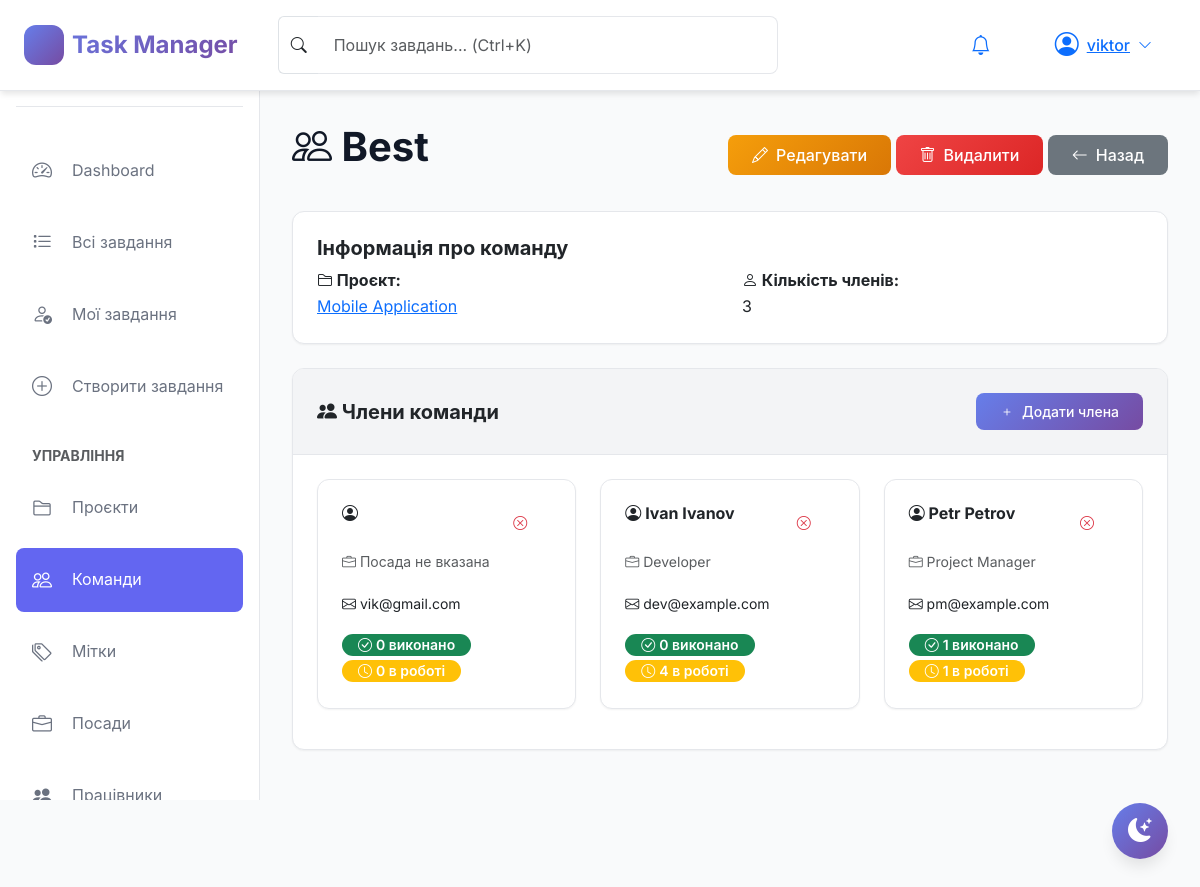
The app's page /teams/1/ (signed in) with its own data.
### tasks/models.py (models this page shows, shortened)
class Worker(AbstractUser):
    position = models.ForeignKey(
        Position,
        on_delete=models.SET_NULL,
        null=True,
        related_name='workers',
        verbose_name='Посада'
    )
    email = models.EmailField(
        unique=True,
        validators=[EmailValidator()],
        verbose_name='Email'
    )
    first_name = models.CharField(max_length=150, verbose_name='Ім\'я')
    last_name = models.CharField(max_length=150, verbose_name='Прізвище')
    class Meta:
        verbose_name = 'Працівник'
        verbose_name_plural = 'Працівники'
    def get_completed_tasks(self):
        return self.assigned_tasks.filter(is_completed=True)
    def get_incomplete_tasks(self):
        return self.assigned_tasks.filter(is_completed=False)
    def get_unread_notifications_count(self):
        return self.notifications.filter(is_read=False).count()
    def get_unread_notifications(self):
        return self.notifications.filter(is_read=False).order_by('-created_at')

class Team(models.Model):
    name = models.CharField(max_length=200, verbose_name='Назва команди')
    members = models.ManyToManyField(
        Worker,
        related_name='teams',
        verbose_name='Члени команди'
    )
    project = models.ForeignKey(
        Project,
        on_delete=models.CASCADE,
        related_name='teams',
        null=True,
        blank=True,
        verbose_name='Проєкт'
    )
    class Meta:
        verbose_name = 'Команда'
        verbose_name_plural = 'Команди'

class Project(models.Model):
    name = models.CharField(max_length=200, verbose_name='Назва проєкту')
    description = models.TextField(blank=True, verbose_name='Опис')
    created_at = models.DateTimeField(
        auto_now_add=True, verbose_name='Дата створення'
    )
    class Meta:
        verbose_name = 'Проєкт'
        verbose_name_plural = 'Проєкти'

class Position(models.Model):
    name = models.CharField(
        max_length=100, unique=True, verbose_name='Назва посади'
    )
    class Meta:
        verbose_name = 'Посада'
        verbose_name_plural = 'Посади'

### tasks/views.py (the view)
class TeamDetailView(LoginRequiredMixin, DetailView):
    model = Team
    template_name = 'tasks/team_detail.html'
    context_object_name = 'team'
    def get_context_data(self, **kwargs):
        context = super().get_context_data(**kwargs)
        context['members'] = self.object.members.all().select_related(
            'position'
        )
        return context

### tasks/templates/tasks/team_detail.html (shortened to what this page needs)
{% extends 'tasks/base.html' %}
{% block content %}
<div class="d-flex justify-content-between align-items-center mb-4">
    <h1><i class="bi bi-people"></i> {{ team.name }}</h1>
    <div>
        <a href="{% url 'team_edit' team.pk %}" class="btn btn-warning">
            <i class="bi bi-pencil"></i> Редагувати
        </a>
        <a href="{% url 'team_delete' team.pk %}" class="btn btn-danger">
            <i class="bi bi-trash"></i> Видалити
        </a>
        <a href="{% url 'team_list' %}" class="btn btn-secondary">
            <i class="bi bi-arrow-left"></i> Назад
        </a>
    </div>
</div>
<div class="card mb-4">
    <div class="card-body">
        <h5 class="card-title">Інформація про команду</h5>
        <div class="row">
            <div class="col-md-6">
                <strong><i class="bi bi-folder2"></i> Проєкт:</strong><br>
                {% if team.project %}
                <a href="{% url 'project_detail' team.project.pk %}">{{ team.project.name }}</a>
                {% else %}
                <span class="text-muted">Не призначено</span>
                {% endif %}
            </div>
            <div class="col-md-6">
                <strong><i class="bi bi-person"></i> Кількість членів:</strong><br>
                {{ members.count }}
            </div>
        </div>
    </div>
</div>
<div class="card">
    <div class="card-header d-flex justify-content-between align-items-center">
        <h5 class="mb-0"><i class="bi bi-people-fill"></i> Члени команди</h5>
        <a href="{% url 'team_add_member' team.pk %}" class="btn btn-sm btn-primary">
            <i class="bi bi-plus"></i> Додати члена
        </a>
    </div>
    <div class="card-body">
        {% if members %}
        <div class="row">
            {% for member in members %}
            <div class="col-md-6 col-lg-4 mb-3">
                <div class="card">
                    <div class="card-body">
                        <div class="d-flex justify-content-between align-items-start mb-2">
                            <h6 class="card-title mb-0">
                                <i class="bi bi-person-circle"></i> {{ member.get_full_name }}
                            </h6>
                            <a href="{% url 'team_remove_member' team.pk member.pk %}"
                                class="btn btn-sm btn-outline-danger" title="Видалити члена">
                                <i class="bi bi-x-circle"></i>
                            </a>
                        </div>
                        <p class="card-text">
                            <small class="text-muted">
                                <i class="bi bi-briefcase"></i>
                                {% if member.position %}
                                {{ member.position.name }}
                                {% else %}
                                Посада не вказана
                                {% endif %}
                            </small>
                        </p>
                        <p class="card-text">
                            <small>
                                <i class="bi bi-envelope"></i> {{ member.email }}
                            </small>
                        </p>
                        <div class="mt-2">
                            <span class="badge bg-success">
                                <i class="bi bi-check-circle"></i> {{ member.get_completed_tasks.count }} виконано
                            </span>
                            <span class="badge bg-warning">
                                <i class="bi bi-clock"></i> {{ member.get_incomplete_tasks.count }} в роботі
                            </span>
                        </div>
                    </div>
                </div>
            </div>
            {% endfor %}
        </div>
        {% else %}
        <p class="text-muted">Членів команди немає</p>
        <a href="{% url 'team_add_member' team.pk %}" class="btn btn-sm btn-outline-primary">
            <i class="bi bi-plus-circle"></i> Додати першого члена
        </a>
        {% endif %}
    </div>
</div>
{% endblock %}

### tasks/templates/tasks/base.html (shortened to what this page needs)
{% load static %}
<!DOCTYPE html>
<html lang="uk">
<head>
    <link href="https://cdn.jsdelivr.net/npm/bootstrap@5.3.2/dist/css/bootstrap.min.css" rel="stylesheet">
    <link rel="stylesheet" href="https://cdn.jsdelivr.net/npm/bootstrap-icons@1.11.1/font/bootstrap-icons.css">
    <link rel="stylesheet" href="{% static 'css/style.css' %}">
</head>
<body>
    {% if user.is_authenticated %}
    <nav class="navbar navbar-expand-lg sticky-top">
        <div class="container-fluid px-4">
            <a class="navbar-brand d-flex align-items-center gap-2" href="{% url 'dashboard' %}">
                <div class="sidebar-logo">
                    <i class="bi bi-check2-circle"></i>
                </div>
                <span class="fw-bold">Task Manager</span>
            </a>
            <div class="d-none d-md-flex flex-grow-1 mx-4">
                <div class="input-group" style="max-width: 500px;">
                    <span class="input-group-text bg-transparent border-end-0">
                        <i class="bi bi-search"></i>
                    </span>
                    <input type="text" class="form-control border-start-0" id="search-input"
                        placeholder="Пошук завдань... (Ctrl+K)">
                </div>
            </div>
            <div class="d-flex align-items-center gap-3">
                <div class="dropdown">
                    <button class="btn btn-link position-relative" data-bs-toggle="dropdown">
                        <i class="bi bi-bell fs-5"></i>
                    </button>
                </div>
                <div class="dropdown">
                    <button class="btn btn-link d-flex align-items-center gap-2" data-bs-toggle="dropdown">
                        <div class="avatar">
                            <i class="bi bi-person-circle fs-4"></i>
                        </div>
                        <span class="d-none d-md-inline">{{ user.get_full_name|default:user.username }}</span>
                        <i class="bi bi-chevron-down small"></i>
                    </button>
                </div>
            </div>
        </div>
    </nav>
    <aside class="sidebar">
        <div class="sidebar-header">
            <div class="sidebar-logo">
            </div>
            <div>
                <h5 class="mb-0">Task Manager</h5>
                <small class="text-muted">Керуйте завданнями</small>
            </div>
        </div>
        <nav class="sidebar-nav">
            <ul class="list-unstyled">
                <li class="sidebar-nav-item">
                    <a href="{% url 'dashboard' %}"
                        class="sidebar-nav-link {% if request.resolver_match.url_name == 'dashboard' %}active{% endif %}">
                        <i class="bi bi-speedometer2"></i>
                        <span>Dashboard</span>
                    </a>
                </li>
                <li class="sidebar-nav-item">
                    <a href="{% url 'task_list' %}"
                        class="sidebar-nav-link {% if request.resolver_match.url_name == 'task_list' %}active{% endif %}">
                        <i class="bi bi-list-task"></i>
                        <span>Всі завдання</span>
                    </a>
                </li>
                <li class="sidebar-nav-item">
                    <a href="{% url 'my_tasks' %}"
                        class="sidebar-nav-link {% if request.resolver_match.url_name == 'my_tasks' %}active{% endif %}">
                        <i class="bi bi-person-check"></i>
                        <span>Мої завдання</span>
                    </a>
                </li>
                <li class="sidebar-nav-item">
                    <a href="{% url 'task_create' %}"
                        class="sidebar-nav-link {% if request.resolver_match.url_name == 'task_create' %}active{% endif %}">
                        <i class="bi bi-plus-circle"></i>
                        <span>Створити завдання</span>
                    </a>
                </li>
                <li class="mt-4 mb-2 px-3">
                    <small class="text-muted text-uppercase fw-bold">Управління</small>
                </li>
                <li class="sidebar-nav-item">
                    <a href="{% url 'project_list' %}"
                        class="sidebar-nav-link {% if 'project' in request.path %}active{% endif %}">
                        <i class="bi bi-folder2"></i>
                        <span>Проєкти</span>
                    </a>
                </li>
                <li class="sidebar-nav-item">
                    <a href="{% url 'team_list' %}"
                        class="sidebar-nav-link {% if 'team' in request.path %}active{% endif %}">
                        <i class="bi bi-people"></i>
                        <span>Команди</span>
                    </a>
                </li>
                <li class="sidebar-nav-item">
                    <a href="{% url 'tag_list' %}"
                        class="sidebar-nav-link {% if 'tag' in request.path %}active{% endif %}">
                        <i class="bi bi-tags"></i>
                        <span>Мітки</span>
                    </a>
                </li>
                {% if user.is_superuser %}
                <li class="sidebar-nav-item">
                    <a href="{% url 'position_list' %}"
                        class="sidebar-nav-link {% if 'position' in request.path %}active{% endif %}">
                        <i class="bi bi-briefcase"></i>
                        <span>Посади</span>
                    </a>
                </li>
                <li class="sidebar-nav-item">
                    <a href="{% url 'worker_list' %}"
                        class="sidebar-nav-link {% if 'worker' in request.path %}active{% endif %}">
                        <i class="bi bi-people-fill"></i>
                        <span>Працівники</span>
                    </a>
                </li>
                {% endif %}
            </ul>
        </nav>
    </aside>
    <main class="main-content">
        {% block content %}{% endblock %}
    </main>
    <button class="theme-toggle" id="theme-toggle" title="Перемкнути тему">
        <i class="bi bi-moon-stars-fill"></i>
    </button>
    {% endif %}
</body>
</html>

### records on screen
Worker: get_full_name "viktor"
Team: name "Best", project.name "Mobile Application"
Worker: shows "Посада не вказана", email "vik@gmail.com", get_completed_tasks.count "0", get_incomplete_tasks.count "0"
Worker: get_full_name "Ivan Ivanov", position.name "Developer", email "dev@example.com", get_completed_tasks.count "0", get_incomplete_tasks.count "4"
Worker: get_full_name "Petr Petrov", position.name "Project Manager", email "pm@example.com", get_completed_tasks.count "1", get_incomplete_tasks.count "1"

### other values on screen
{{ members.count }} "3"
